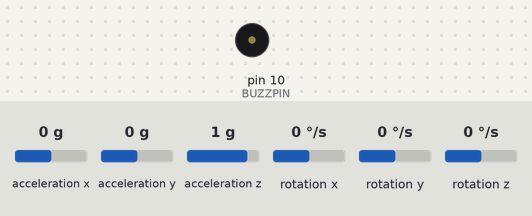
Bench run of a sketch on a simulated Arduino Uno, built with avr-gcc and run on an emulated ATmega328P. Parts: buzzer (waves = sounding). The inputs (shaded band) are chosen by the test bench; at power-on: acceleration x 0 g, acceleration y 0 g, acceleration z 1 g, rotation x 0 °/s, rotation y 0 °/s, rotation z 0 °/s. What the sketch prints to the serial monitor is not drawn.

Above: at 0.1 s.
At 2.3 s:
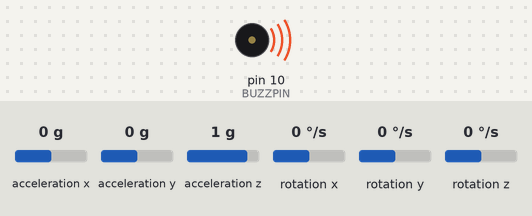
Timing chart, 0 to 3.8 s (numbered marks = the images above):
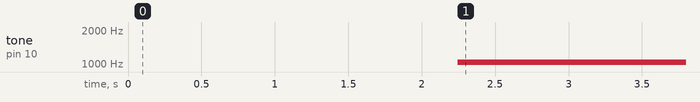

The sketch:

imu_fall_v1.ino
```cpp
#include "MPU9250.h"

MPU9250 mpu;

#define BUZZPIN   10


void setup()
{
    pinMode(BUZZPIN,OUTPUT);
    digitalWrite(BUZZPIN,0);

    Serial.begin(115200);

    Wire.begin();
    delay(2000);
    mpu.setup();

    // 1040 2080 1035
    //
}


long fallTime = 0;
uint8_t falling = 0;

void loop()
{
    static uint32_t prev_ms = millis();

    if ((millis() - prev_ms) > 16)
    {
        mpu.update();
//        mpu.print();
        float accel []= { mpu.getAcc(0), mpu.getAcc(1),    mpu.getAcc(2) };
        float totalAcc = abs(accel[0])+abs(accel[1])+abs(accel[2]);


        if(totalAcc<1.0){
          //Serial.println(totalAcc);
          if(!falling){
            // BEGIN OF FALL
            fallTime= millis();
            falling = 1;
          }
          else{
            // STILL FALLING
            if(millis()-fallTime > 200){
              tone(BUZZPIN,1034,1000);
              Serial.print("F!\t");
              Serial.println(fallTime);
            }
          }
          //
        }
        else{
          if(falling){
            falling = 0;
          }
        }

//        Serial.print(accel[0]);
//        Serial.print(" ,\t");
//        Serial.print(accel[1]);
//        Serial.print(" ,\t");
//        Serial.print(accel[2]);
//        Serial.print(" ,\t\t");

//        Serial.print(mpu.getRoll());
//        Serial.print(" ,\t");
//        Serial.print(mpu.getPitch());
//        Serial.print(" ,\t");
//        Serial.println(mpu.getYaw());

        prev_ms = millis();
    }
}
```

Measured:
- by itself, tone on pin 10 (BUZZPIN): silent → 1034 Hz at 2.2 s
